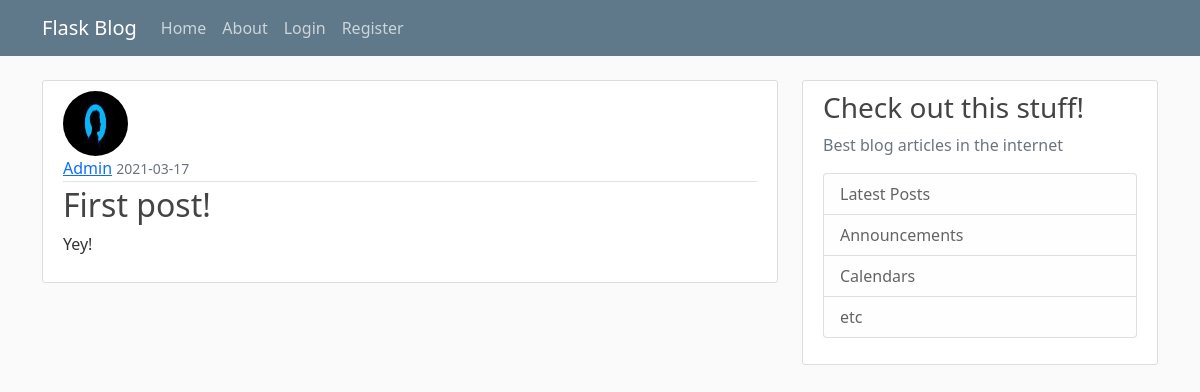
/post/1, run on the app's committed database.
### flaskblog/models.py (models this page shows, shortened)
class User(db.Model, UserMixin):
    id = db.Column(db.Integer, primary_key=True)
    username = db.Column(db.String(20), unique=True, nullable=False)
    email = db.Column(db.String(120), unique=True, nullable=False)
    image_file = db.Column(db.String(20), nullable=False,
                           default='default.jpg')
    password = db.Column(db.String(60), nullable=False)
    posts = db.relationship('Post', backref='author', lazy=True)

class Post(db.Model):
    id = db.Column(db.Integer, primary_key=True)
    title = db.Column(db.String(100), nullable=False)
    date_posted = db.Column(db.DateTime, nullable=False, default="datetime.now()")
    content = db.Column(db.Text, nullable=False)
    user_id = db.Column(db.Integer, db.ForeignKey('user.id'), nullable=False)

### flaskblog/routes.py (the view)
@app.route('/post/<int:post_id>')
def post(post_id):
    post = Post.query.get_or_404(post_id)
    return render_template('post.html', title=post.title, post=post)

### flaskblog/templates/post.html (shortened to what this page needs)
{% extends "layout.html" %}
{% block content %}
  <article class="media content-section">
    <img class="rounded-circle article-img" src="{{ url_for('static', filename='profile_pics/' + post.author.image_file) }}">
    <div class="media-body">
      <div class="article-metadata">
        <a class="mr-2" href="{{ url_for('user_posts', username=post.author.username) }}">{{ post.author.username }}</a>
        <small class="text-muted">{{ post.date_posted.strftime('%Y-%m-%d') }}</small>
      </div>
      <h2 class="article-title">{{ post.title }}</h2>
      <p class="article-content">{{ post.content }}</p>
    </div>
  </article>
{% endblock content %}

### flaskblog/static/main.css (style rules this page uses)
body { background: #fafafa; color: #333333; margin-top: 5rem; word-break:break-all; }
h1, h2, h3, h4, h5, h6 { color: #444444; }
.content-section { background: #ffffff; padding: 10px 20px; border: 1px solid #dddddd; border-radius: 3px; margin-bottom: 20px; }
.article-title { color: #444444; }
.article-content { white-space: pre-line; }
.article-img { height: 65px; width: 65px; margin-right: 16px; }
.article-metadata { padding-bottom: 1px; margin-bottom: 4px; border-bottom: 1px solid #e3e3e3 }

### data on the page
User: image_file (picture), author.username "Admin"
Post: date_posted "2021-03-17", title "First post!", content "Yey!"
